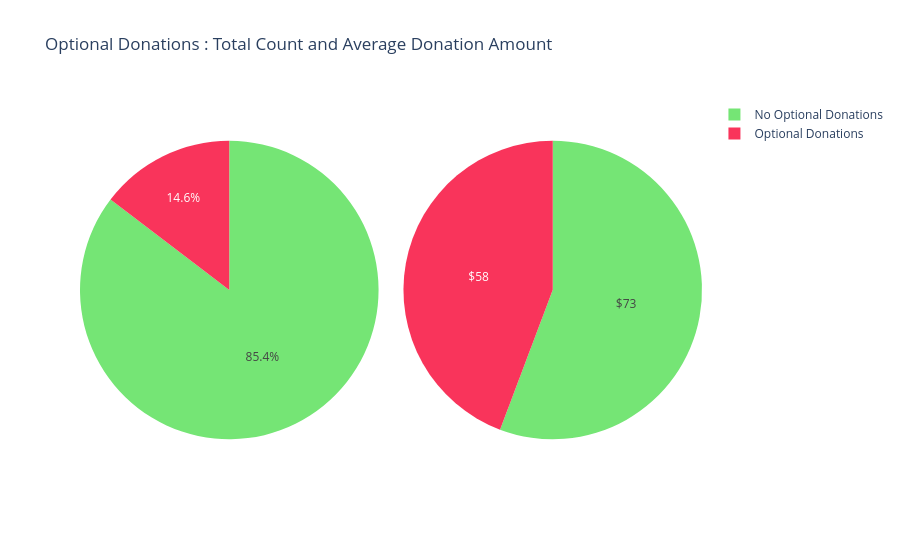

The code cell stored with this chart in its notebook:
### Markdown cell above
## **3.4 Donaciones opcionales y donantes docentes**
Análisis comparativo mediante gráficos de pastel (pie charts) que contrastan el volumen de donaciones opcionales vs. no opcionales, y el aporte de docentes vs. no docentes. Se calcula el monto promedio para cada categoría.

### **3.4.1 Donaciones opcionales: cantidad y monto promedio**
Dos gráficos de pastel lado a lado muestran la proporción de donaciones con carácter opcional vs. obligatorio, junto con el monto promedio aportado en cada categoría (valores monetarios en USD mostrados directamente en el gráfico).

### Code cell
tempdf = donations_df.groupby('Donation Included Optional Donation').agg({'Donation Included Optional Donation' : 'count', 'Donation Amount' : 'mean'})
values1 = list(tempdf['Donation Included Optional Donation'])
values2 = list(tempdf['Donation Amount'])
values2t = [str("$")+str(int(x)) for x in values2]
domain1 = {'x': [0.2, 0.50], 'y': [0.0, 0.33]}
domain2 = {'x': [0.8, 0.50], 'y': [0.0, 0.33]}

labels = list(tempdf.index)
mp={'Yes' : 'Optional Donations', 'No' : 'No Optional Donations'}
labels = [mp[x] for x in labels]
trace1 = go.Pie(labels=labels, values=values1, marker=dict(colors=[  '#75e575', '#ea7c96',]))
trace2 = go.Pie(labels=labels, values=values2, marker=dict(colors=['#75e575', '#ea7c96',]), textinfo = "text", text=values2t)

layout = go.Layout(title='Number of Donations with Optional Donations', width=800, height=400)
# fig = go.Figure(data=[trace1], layout=layout)
# iplot(fig)

layout = go.Layout(title='Average Amount Donated in Optional Donations', width=800, height=400)
# fig = go.Figure(data=[trace2], layout=layout)
# iplot(fig)

fig = {
  "data": [
    {
      "values": values1,
      "labels": list(reversed(labels)),
      "domain": {"x": [0, .48]},
    "marker" : dict(colors=[  '#f9345b',  '#75e575']),
      "name": "No. of donations with Optional Donations",
#       "hoverinfo":"label+percent+name",
#       "hole": .4,

      "type": "pie"
    },
    {
      "values": values2,
      "labels": labels,
        "marker" : dict(colors=['75e575', '#f9345b']),
      "domain": {"x": [.52, 1]},
      "name": "Average Amount Donated in Optional Donations",
        "text" : values2t,
        "textinfo" : "text",
      "type": "pie"
    }],
  "layout": {
        "title":"Optional Donations : Total Count and Average Donation Amount",

    }
}
iplot(fig, filename='donut')

### Figure 1 — Plotly figure (JSON) as saved in the notebook; plotly's stock layout.template omitted (floating-point values rounded to 4 significant figures)
{"data": [{"domain": {"x": [0, 0.48]}, "labels": ["Optional Donations", "No Optional Donations"], "marker": {"colors": ["#f9345b", "#75e575"]}, "name": "No. of donations with Optional Donations", "type": "pie", "values": [686175, 4001709]}, {"domain": {"x": [0.52, 1]}, "labels": ["No Optional Donations", "Optional Donations"], "marker": {"colors": ["75e575", "#f9345b"]}, "name": "Average Amount Donated in Optional Donations", "text": ["$73", "$58"], "textinfo": "text", "type": "pie", "values": [73.61, 58.45]}], "layout": {"title": {"text": "Optional Donations : Total Count and Average Donation Amount"}}}
